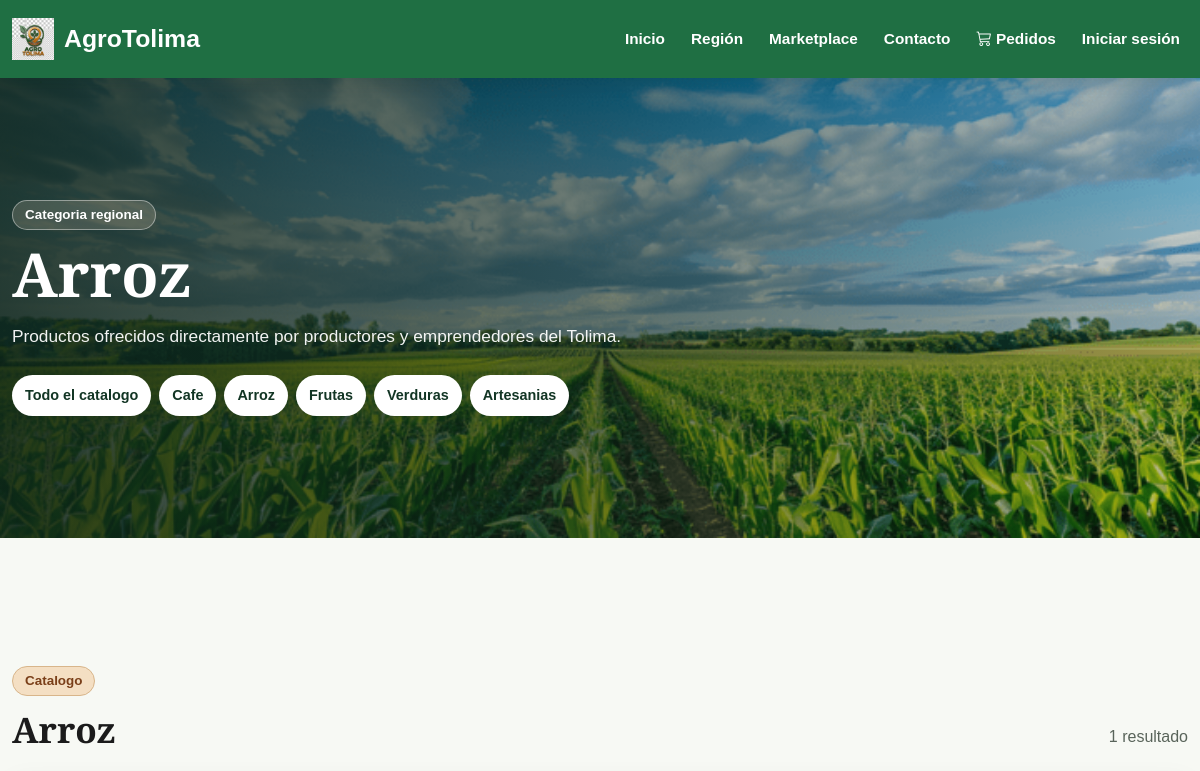
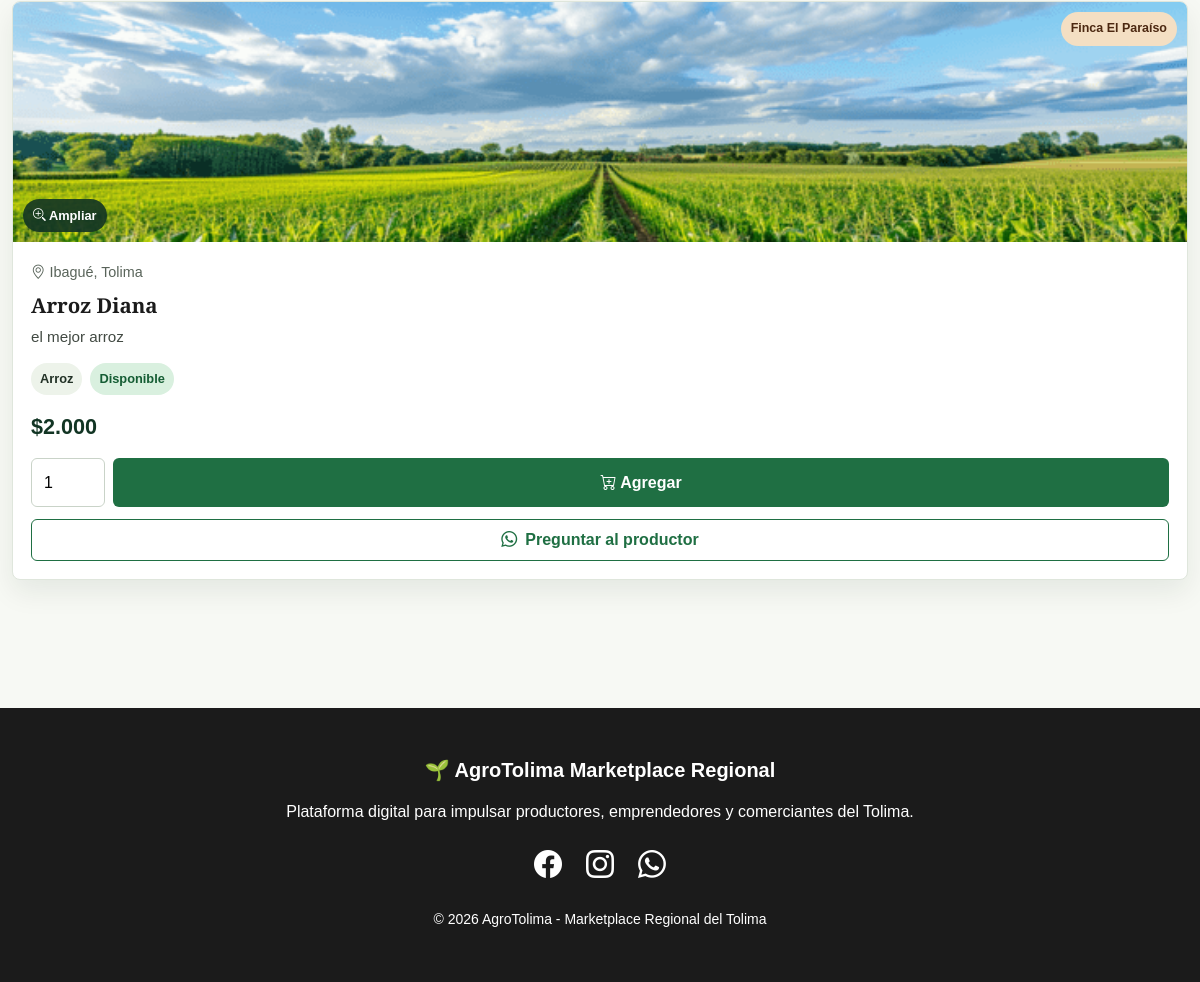
The page /tienda/categoria/2/ on the database its author committed (2 pictures, top to bottom).
### tienda/models.py (models this page shows, shortened)
class CategoriaProducto(models.Model):
    nombre = models.CharField(max_length=80)
    created = models.DateTimeField(auto_now_add=True)
    class Meta:
        verbose_name = "Categoria producto"
        verbose_name_plural = "Categorias de productos"

class Producto(models.Model):
    productor = models.ForeignKey(
        Productor,
        on_delete=models.CASCADE
    )
    categoria = models.ForeignKey(
        CategoriaProducto,
        on_delete=models.CASCADE
    )
    nombre = models.CharField(max_length=120)
    descripcion = models.TextField()
    precio = models.DecimalField(
        max_digits=10,
        decimal_places=2
    )
    stock = models.IntegerField(default=1)
    disponible = models.BooleanField(default=True)
    imagen = CloudinaryField(
        "imagen",
        folder="productos",
        blank=True,
        null=True
    )
    created = models.DateTimeField(auto_now_add=True)
    class Meta:
        verbose_name = "Producto"
        verbose_name_plural = "Productos"

class Productor(models.Model):
    usuario = models.OneToOneField(
        User,
        on_delete=models.SET_NULL,
        null=True,
        blank=True,
        related_name="productor"
    )
    nombre = models.CharField(max_length=120)
    municipio = models.CharField(max_length=100)
    telefono = models.CharField(max_length=20)
    whatsapp = models.CharField(
        max_length=20,
        blank=True,
        help_text="Numero de WhatsApp con indicativo. Ejemplo: +57 3157556596"
    )
    correo = models.EmailField(
        blank=True,
        help_text="Correo de contacto del productor o negocio."
    )
    descripcion = models.TextField()
    imagen = CloudinaryField(
        "imagen",
        folder="productores",
        blank=True,
        null=True
    )
    created = models.DateTimeField(auto_now_add=True)
    class Meta:
        verbose_name = "Productor"
        verbose_name_plural = "Productores"

### tienda/views.py (the view)
def categoria(request, categoria_id):
    categoria = get_object_or_404(
        CategoriaProducto,
        id=categoria_id
    )
    productos = Producto.objects.select_related(
        "categoria",
        "productor"
    ).filter(categoria=categoria)
    categorias = CategoriaProducto.objects.all()
    return render(request, "tienda/categorias.html", {
        "categoria": categoria,
        "productos": productos,
        "categorias": categorias
    })

### TiendaGenesis/context_processors.py (called while the page is built)
def auth_settings(request):
    return {
        "GOOGLE_LOGIN_ENABLED": settings.GOOGLE_LOGIN_ENABLED,
        "EMAIL_DELIVERY_ENABLED": settings.EMAIL_DELIVERY_ENABLED,
        "CONTACT_EMAIL": settings.CONTACT_EMAIL,
    }

### tienda/templatetags/precios.py (called while the page is built)
@register.filter
def precio_colombiano(valor):
    try:
        numero = Decimal(valor)
    except (InvalidOperation, TypeError, ValueError):
        return "$0"
    entero = int(numero)
    return f"${entero:,}".replace(",", ".")

@register.filter
def telefono_whatsapp(valor):
    if not valor:
        return ""
    digitos = "".join(caracter for caracter in str(valor) if caracter.isdigit())
    if len(digitos) == 10:
        return f"57{digitos}"
    return digitos

@register.filter
def whatsapp_producto_url(producto):
    contacto = getattr(producto.productor, "whatsapp", "") or getattr(producto.productor, "telefono", "")
    telefono = telefono_whatsapp(contacto)
    if not telefono:
        return ""
    mensaje = (
        f"Hola, vi el producto {producto.nombre} en AgroTolima. "
        "Quisiera recibir mas informacion sobre precio, disponibilidad y entrega."
    )
    return f"https://wa.me/{telefono}?text={quote(mensaje)}"

### tienda/templates/tienda/categorias.html (shortened to what this page needs)
{% extends "TiendaGenesisApp/base.html" %}
{% load static %}
{% load precios %}
{% block content %}
<section class="market-hero" aria-labelledby="category-title">
    <div class="container">
        <div class="market-hero__content">
            <span class="eyebrow">Categoria regional</span>
            <h1 id="category-title">{{ categoria.nombre }}</h1>
            <p>
                Productos ofrecidos directamente por productores y emprendedores
                del Tolima.
            </p>
            <div class="quick-categories" aria-label="Navegacion de categorias">
                <a href="{% url 'tienda:Tienda' %}">Todo el catalogo</a>
                {% for item in categorias|slice:":6" %}
                    <a href="{% url 'tienda:Categoria' item.id %}">{{ item.nombre }}</a>
                {% endfor %}
            </div>
        </div>
    </div>
</section>
<section class="container market-results py-5" aria-label="Productos de la categoria {{ categoria.nombre }}">
    <div class="results-header">
        <div>
            <span class="eyebrow">Catalogo</span>
            <h2>{{ categoria.nombre }}</h2>
        </div>
        <p>{{ productos|length }} resultado{{ productos|length|pluralize }}</p>
    </div>
    {% if productos %}
        <div class="product-grid">
            {% for producto in productos %}
                <article class="product-card">
                    <button class="product-image image-zoom-trigger" type="button" data-image="{% if producto.imagen %}{{ producto.imagen.url }}{% else %}{% static 'TiendaGenesisApp/img/fondo-marketplace.jpg' %}{% endif %}" data-title="{{ producto.nombre }}">
                        {% if producto.imagen %}
                            <img src="{{ producto.imagen.url }}" alt="{{ producto.nombre }}">
                        {% else %}
                            <img src="{% static 'TiendaGenesisApp/img/fondo-marketplace.jpg' %}" alt="">
                        {% endif %}
                        <span class="seller-chip">{{ producto.productor.nombre }}</span>
                        <span class="zoom-hint">
                            <i class="bi bi-zoom-in" aria-hidden="true"></i>
                            Ampliar
                        </span>
                    </button>
                    <div class="product-body">
                        <div>
                            <p class="product-location">
                                <i class="bi bi-geo-alt" aria-hidden="true"></i>
                                {{ producto.productor.municipio }}, Tolima
                            </p>
                            <h3>{{ producto.nombre }}</h3>
                            <p class="product-description">{{ producto.descripcion|truncatechars:95 }}</p>
                        </div>
                        <div class="product-meta">
                            <span>{{ producto.categoria.nombre }}</span>
                            {% if producto.disponible and producto.stock > 0 %}
                                <span class="status-ok">Disponible</span>
                            {% else %}
                                <span class="status-empty">Agotado</span>
                            {% endif %}
                        </div>
                        <div class="product-buy">
                            <strong>{{ producto.precio|precio_colombiano }}</strong>
                            <form method="post" action="{% url 'carrito:agregar_carrito' producto.id %}">
                                <input id="cantidad-categoria-{{ producto.id }}" type="number" name="cantidad" value="1" min="1" max="{{ producto.stock }}">
                                <button type="submit" {% if not producto.disponible or producto.stock <= 0 %}disabled{% endif %}>
                                    <i class="bi bi-cart-plus" aria-hidden="true"></i>
                                    Agregar
                                </button>
                            </form>
                            {% with whatsapp_url=producto|whatsapp_producto_url %}
                                {% if whatsapp_url %}
                                    <a class="product-whatsapp" href="{{ whatsapp_url }}" target="_blank" rel="noopener">
                                        <i class="bi bi-whatsapp" aria-hidden="true"></i>
                                        Preguntar al productor
                                    </a>
                                {% endif %}
                            {% endwith %}
                        </div>
                    </div>
                </article>
            {% endfor %}
        </div>
    {% else %}
        <div class="empty-state">
            <h3>No hay productos en esta categoria</h3>
            <p>Agrega productos desde el panel de administrador o explora otra categoria.</p>
            <a href="{% url 'tienda:Tienda' %}">Volver al catalogo</a>
        </div>
    {% endif %}
</section>
{% endblock %}

### TiendaGenesisApp/templates/TiendaGenesisApp/base.html (shortened to what this page needs)
<!doctype html>
<html lang="es">
<head>
    {% load static %}
    <link href="https://cdn.jsdelivr.net/npm/bootstrap@5.3.8/dist/css/bootstrap.min.css" rel="stylesheet">
    <link rel="stylesheet" href="https://cdn.jsdelivr.net/npm/bootstrap-icons@1.13.1/font/bootstrap-icons.min.css">
    <link rel="stylesheet" href="{% static 'TiendaGenesisApp/css/styles.css' %}">
</head>
<body>
    <nav class="navbar navbar-expand-xl navbar-dark fixed-top">
        <div class="container">
            <a class="navbar-brand"
               href="{% url 'Inicio' %}">
                <img
                    src="{% static 'TiendaGenesisApp/img/Logo.png' %}"
                    alt="Logo AgroTolima">
                AgroTolima
            </a>
            <div class="collapse navbar-collapse" id="navbarNav">
                <ul class="navbar-nav ms-auto align-items-lg-center">
                    <li class="nav-item">
                        <a class="nav-link active"
                           href="{% url 'Inicio' %}">
                            Inicio
                        </a>
                    </li>
                    <li class="nav-item">
                        <a class="nav-link"
                           href="{% url 'Informacion' %}">
                            Región
                        </a>
                    </li>
                    <li class="nav-item">
                        <a class="nav-link"
                           href="{% url 'tienda:Tienda' %}">
                            Marketplace
                        </a>
                    </li>
                    <li class="nav-item">
                        <a class="nav-link"
                           href="{% url 'Contacto' %}">
                            Contacto
                        </a>
                    </li>
                    <li class="nav-item">
                        <a class="nav-link"
                           href="{% url 'carrito:carrito' %}">
                            <i class="bi bi-cart3"></i>
                            Pedidos
                        </a>
                    </li>
                    {% if user.is_authenticated %}
                        <li class="nav-item">
                            <a class="nav-link text-warning"
                               href="{% url 'account_logout' %}">
                                Cerrar sesión
                            </a>
                        </li>
                    {% else %}
                        <li class="nav-item">
                            <a class="nav-link fw-bold"
                               href="{% url 'account_login' %}">
                                Iniciar sesión
                            </a>
                        </li>
                    {% endif %}
                </ul>
            </div>
        </div>
    </nav>
    <main id="contenido-principal">
        {% block content %}
        {% endblock %}
    </main>
    <footer>
        <div class="container text-center">
            <h5 class="fw-bold mb-3">
                🌱 AgroTolima Marketplace Regional
            </h5>
            <p>
                Plataforma digital para impulsar productores,
                emprendedores y comerciantes del Tolima.
            </p>
            <div class="d-flex justify-content-center gap-4 mb-3">
                <a href="#">
                    <i class="bi bi-facebook fs-3"></i>
                </a>
                <a href="#">
                    <i class="bi bi-instagram fs-3"></i>
                </a>
                <a href="#">
                    <i class="bi bi-whatsapp fs-3"></i>
                </a>
            </div>
            <small>
                © 2026 AgroTolima - Marketplace Regional del Tolima
            </small>
        </div>
    </footer>
</body>
</html>

### rows shown on the page
CategoriaProducto: nombre "Arroz"
CategoriaProducto: nombre "Cafe"
CategoriaProducto: nombre "Frutas"
CategoriaProducto: nombre "Verduras"
CategoriaProducto: nombre "Artesanias"
Producto: productor.nombre "Finca El Paraíso", productor.municipio "Ibagué", nombre "Arroz Diana", descripcion "el mejor arroz", categoria.nombre "Arroz", disponible "Disponible", precio|precio_colombiano "$2.000"

### other values the page prints
{{ productos|length }} "1"
